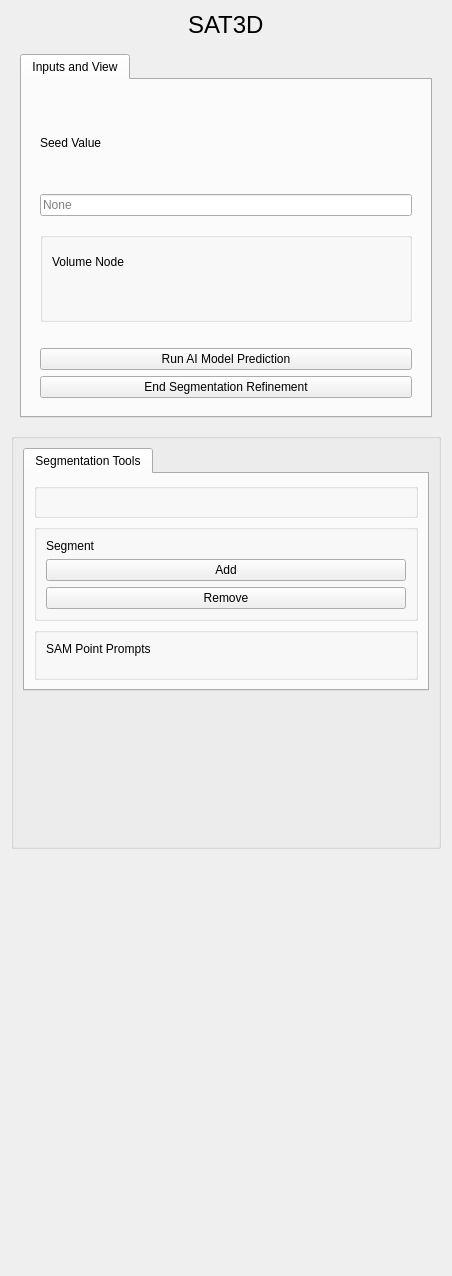
<?xml version="1.0" encoding="UTF-8"?>
<ui version="4.0">
 <class>fastsam</class>
 <widget class="qMRMLWidget" name="fastsam">
  <property name="geometry">
   <rect>
    <x>0</x>
    <y>0</y>
    <width>452</width>
    <height>1276</height>
   </rect>
  </property>
  <property name="windowTitle">
   <string>SAT3D</string>
  </property>
  <layout class="QVBoxLayout" name="verticalLayout_2">
   <item>
    <layout class="QVBoxLayout" name="verticalLayout">
     <item alignment="Qt::AlignHCenter">
      <widget class="QLabel" name="fastsam_label">
       <property name="font">
        <font>
         <pointsize>18</pointsize>
        </font>
       </property>
       <property name="text">
        <string>SAT3D</string>
       </property>
      </widget>
     </item>
     <item>
      <widget class="QWidget" name="verticalWidget_3" native="true">
       <layout class="QVBoxLayout" name="verticalLayout_8">
        <item>
         <widget class="QTabWidget" name="tabWidget">
          <widget class="QWidget" name="tab">
           <attribute name="title">
            <string>Inputs and View</string>
           </attribute>
           <layout class="QVBoxLayout" name="verticalLayout_10">
            <item>
             <widget class="QWidget" name="widget" native="true">
              <layout class="QVBoxLayout" name="verticalLayout_12">
               <item>
                <spacer name="horizontalSpacer">
                 <property name="orientation">
                  <enum>Qt::Horizontal</enum>
                 </property>
                 <property name="sizeHint" stdset="0">
                  <size>
                   <width>0</width>
                   <height>0</height>
                  </size>
                 </property>
                </spacer>
               </item>
               <item>
                <widget class="QLabel" name="label_seed">
                 <property name="text">
                  <string>Seed Value</string>
                 </property>
                </widget>
               </item>
               <item>
                <widget class="QLineEdit" name="randomSeed">
                 <property name="placeholderText">
                  <string>None</string>
                 </property>
                </widget>
               </item>
               <item>
                <spacer name="horizontalSpacer_2">
                 <property name="orientation">
                  <enum>Qt::Horizontal</enum>
                 </property>
                 <property name="sizeHint" stdset="0">
                  <size>
                   <width>40</width>
                   <height>10</height>
                  </size>
                 </property>
                </spacer>
               </item>
               <item>
                <widget class="QGroupBox" name="groupBox">
                 <layout class="QHBoxLayout" name="horizontalLayout_2">
                  <item>
                   <layout class="QVBoxLayout" name="verticalLayout_3">
                    <item>
                     <widget class="QLabel" name="label_2">
                      <property name="text">
                       <string>Volume Node</string>
                      </property>
                     </widget>
                    </item>
                    <item>
                     <widget class="qMRMLNodeComboBox" name="comboVolumeNode">
                      <property name="enabled">
                       <bool>true</bool>
                      </property>
                      <property name="nodeTypes">
                       <stringlist notr="true">
                        <string>vtkMRMLVolumeNode</string>
                       </stringlist>
                      </property>
                      <property name="hideChildNodeTypes">
                       <stringlist notr="true"/>
                      </property>
                     </widget>
                    </item>
                   </layout>
                  </item>
                  <item>
                   <layout class="QVBoxLayout" name="verticalLayout_7"/>
                  </item>
                 </layout>
                </widget>
               </item>
               <item>
                <spacer name="horizontalSpacer_3">
                 <property name="orientation">
                  <enum>Qt::Horizontal</enum>
                 </property>
                 <property name="sizeHint" stdset="0">
                  <size>
                   <width>40</width>
                   <height>20</height>
                  </size>
                 </property>
                </spacer>
               </item>
               <item>
                <widget class="QPushButton" name="selfensembling">
                 <property name="text">
                  <string>Run AI Model Prediction</string>
                 </property>
                </widget>
               </item>
               <item>
                <widget class="QPushButton" name="endTask">
                 <property name="text">
                  <string>End Segmentation Refinement</string>
                 </property>
                </widget>
               </item>
              </layout>
             </widget>
            </item>
           </layout>
          </widget>
         </widget>
        </item>
       </layout>
      </widget>
     </item>
    </layout>
   </item>
   <item>
    <layout class="QVBoxLayout" name="verticalLayout_9"/>
   </item>
   <item>
    <widget class="QGroupBox" name="groupBox_3">
     <layout class="QVBoxLayout" name="verticalLayout_19">
      <item>
       <widget class="QTabWidget" name="tabWidget_2">
        <widget class="QWidget" name="tab_4">
         <attribute name="title">
          <string>Segmentation Tools</string>
         </attribute>
         <layout class="QVBoxLayout" name="verticalLayout_11">
          <item>
           <widget class="QGroupBox" name="groupBox">
            <layout class="QVBoxLayout" name="verticalLayout_17">
             <item>
              <widget class="qMRMLSegmentSelectorWidget" name="segmentSelector"/>
             </item>
             <item>
              <widget class="qMRMLSegmentsTableView" name="segmentsTable">
               <property name="maximumSize">
                <size>
                 <width>16777215</width>
                 <height>8000000</height>
                </size>
               </property>
              </widget>
             </item>
            </layout>
           </widget>
          </item>
          <item>
           <widget class="QGroupBox" name="groupBox">
            <layout class="QHBoxLayout" name="horizontalLayout_6">
             <item>
              <layout class="QVBoxLayout" name="verticalLayout_5">
               <item>
                <widget class="QLabel" name="label">
                 <property name="text">
                  <string>Segment</string>
                 </property>
                </widget>
               </item>
               <item>
                <widget class="QPushButton" name="pushSegmentAdd">
                 <property name="text">
                  <string>Add</string>
                 </property>
                </widget>
               </item>
               <item>
                <widget class="QPushButton" name="pushSegmentRemove">
                 <property name="text">
                  <string>Remove</string>
                 </property>
                </widget>
               </item>
              </layout>
             </item>
            </layout>
           </widget>
          </item>
          <item>
           <widget class="QGroupBox" name="verticalGroupBox_7">
            <layout class="QVBoxLayout" name="verticalLayout_18">
             <item>
              <widget class="QLabel" name="prompts_label">
               <property name="text">
                <string>SAM Point Prompts</string>
               </property>
              </widget>
             </item>
             <item>
              <widget class="qSlicerSimpleMarkupsWidget" name="markupsInclude">
               <property name="toolTip">
                <string>Place include-point (keyboard shortcut: 'i')</string>
               </property>
              </widget>
             </item>
             <item>
              <widget class="qSlicerSimpleMarkupsWidget" name="markupsExclude">
               <property name="toolTip">
                <string>Place exclude-point (keyboard shortcut: 'e')</string>
               </property>
              </widget>
             </item>
            </layout>
           </widget>
          </item>
         </layout>
        </widget>
       </widget>
      </item>
      <item>
       <spacer name="verticalSpacer_3">
        <property name="orientation">
         <enum>Qt::Vertical</enum>
        </property>
        <property name="sizeHint" stdset="0">
         <size>
          <width>20</width>
          <height>40</height>
         </size>
        </property>
       </spacer>
      </item>
     </layout>
    </widget>
   </item>
   <item>
    <spacer name="verticalSpacer">
     <property name="orientation">
      <enum>Qt::Vertical</enum>
     </property>
     <property name="sizeHint" stdset="0">
      <size>
       <width>20</width>
       <height>40</height>
      </size>
     </property>
    </spacer>
   </item>
  </layout>
 </widget>
 <customwidgets>
  <customwidget>
   <class>qMRMLNodeComboBox</class>
   <extends>QWidget</extends>
   <header>qMRMLNodeComboBox.h</header>
  </customwidget>
  <customwidget>
   <class>qMRMLWidget</class>
   <extends>QWidget</extends>
   <header>qMRMLWidget.h</header>
   <container>1</container>
  </customwidget>
  <customwidget>
   <class>qSlicerWidget</class>
   <extends>QWidget</extends>
   <header>qSlicerWidget.h</header>
   <container>1</container>
  </customwidget>
  <customwidget>
   <class>qSlicerSimpleMarkupsWidget</class>
   <extends>qSlicerWidget</extends>
   <header>qSlicerSimpleMarkupsWidget.h</header>
  </customwidget>
  <customwidget>
   <class>qMRMLSegmentsTableView</class>
   <extends>qMRMLWidget</extends>
   <header>qMRMLSegmentsTableView.h</header>
  </customwidget>
  <customwidget>
   <class>qMRMLSegmentSelectorWidget</class>
   <extends>qMRMLWidget</extends>
   <header>qMRMLSegmentSelectorWidget.h</header>
  </customwidget>
 </customwidgets>
 <resources/>
 <connections>
  <connection>
   <sender>fastsam</sender>
   <signal>mrmlSceneChanged(vtkMRMLScene*)</signal>
   <receiver>markupsInclude</receiver>
   <slot>setMRMLScene(vtkMRMLScene*)</slot>
   <hints>
    <hint type="sourcelabel">
     <x>20</x>
     <y>20</y>
    </hint>
    <hint type="destinationlabel">
     <x>20</x>
     <y>20</y>
    </hint>
   </hints>
  </connection>
  <connection>
   <sender>fastsam</sender>
   <signal>mrmlSceneChanged(vtkMRMLScene*)</signal>
   <receiver>segmentsTable</receiver>
   <slot>setMRMLScene(vtkMRMLScene*)</slot>
   <hints>
    <hint type="sourcelabel">
     <x>20</x>
     <y>20</y>
    </hint>
    <hint type="destinationlabel">
     <x>20</x>
     <y>20</y>
    </hint>
   </hints>
  </connection>
  <connection>
   <sender>fastsam</sender>
   <signal>mrmlSceneChanged(vtkMRMLScene*)</signal>
   <receiver>segmentSelector</receiver>
   <slot>setMRMLScene(vtkMRMLScene*)</slot>
   <hints>
    <hint type="sourcelabel">
     <x>20</x>
     <y>20</y>
    </hint>
    <hint type="destinationlabel">
     <x>20</x>
     <y>20</y>
    </hint>
   </hints>
  </connection>
  <connection>
   <sender>fastsam</sender>
   <signal>mrmlSceneChanged(vtkMRMLScene*)</signal>
   <receiver>markupsExclude</receiver>
   <slot>setMRMLScene(vtkMRMLScene*)</slot>
   <hints>
    <hint type="sourcelabel">
     <x>20</x>
     <y>20</y>
    </hint>
    <hint type="destinationlabel">
     <x>20</x>
     <y>20</y>
    </hint>
   </hints>
  </connection>
  <connection>
   <sender>fastsam</sender>
   <signal>mrmlSceneChanged(vtkMRMLScene*)</signal>
   <receiver>comboVolumeNode</receiver>
   <slot>setMRMLScene(vtkMRMLScene*)</slot>
   <hints>
    <hint type="sourcelabel">
     <x>20</x>
     <y>20</y>
    </hint>
    <hint type="destinationlabel">
     <x>20</x>
     <y>20</y>
    </hint>
   </hints>
  </connection>
 </connections>
</ui>
